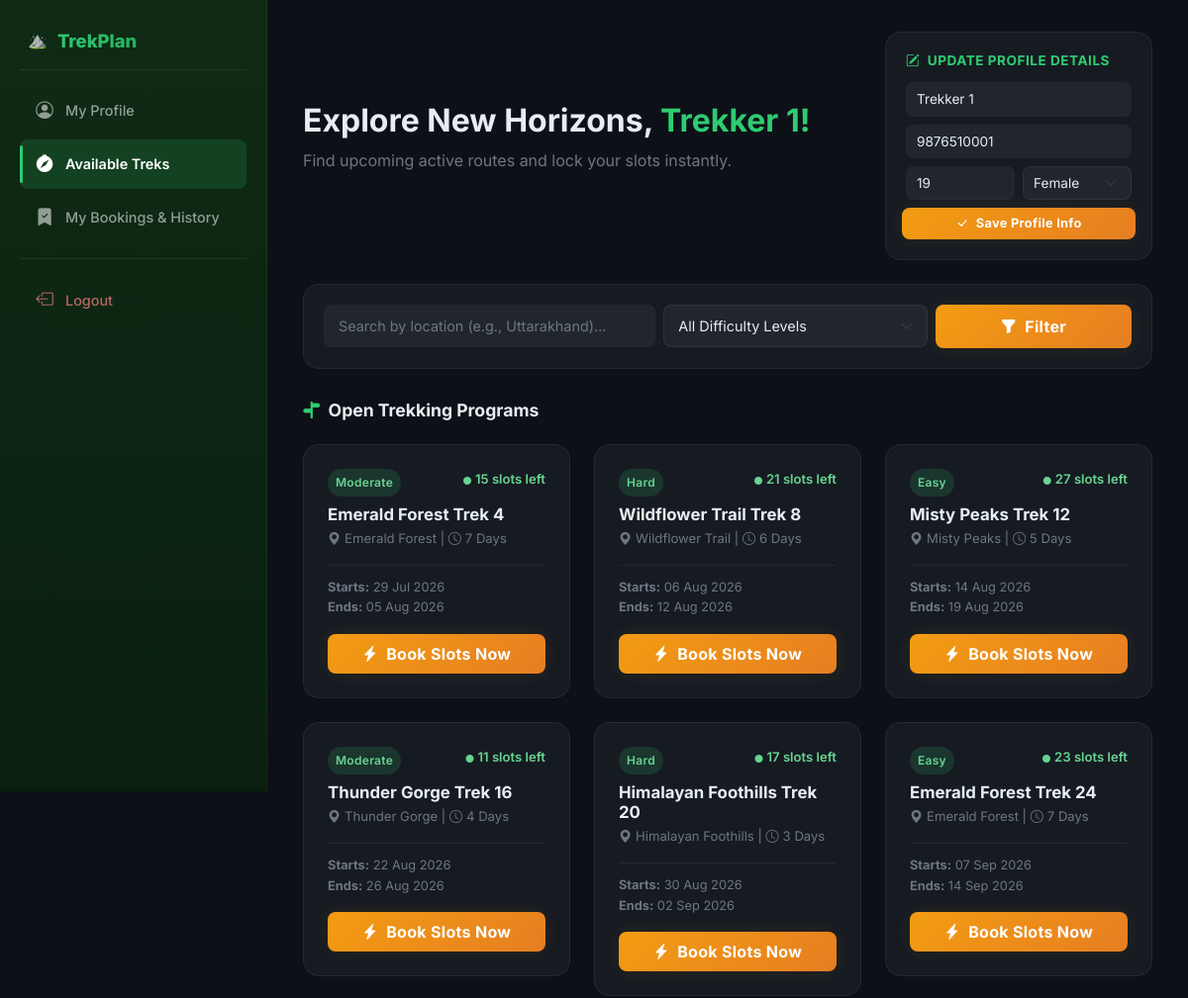
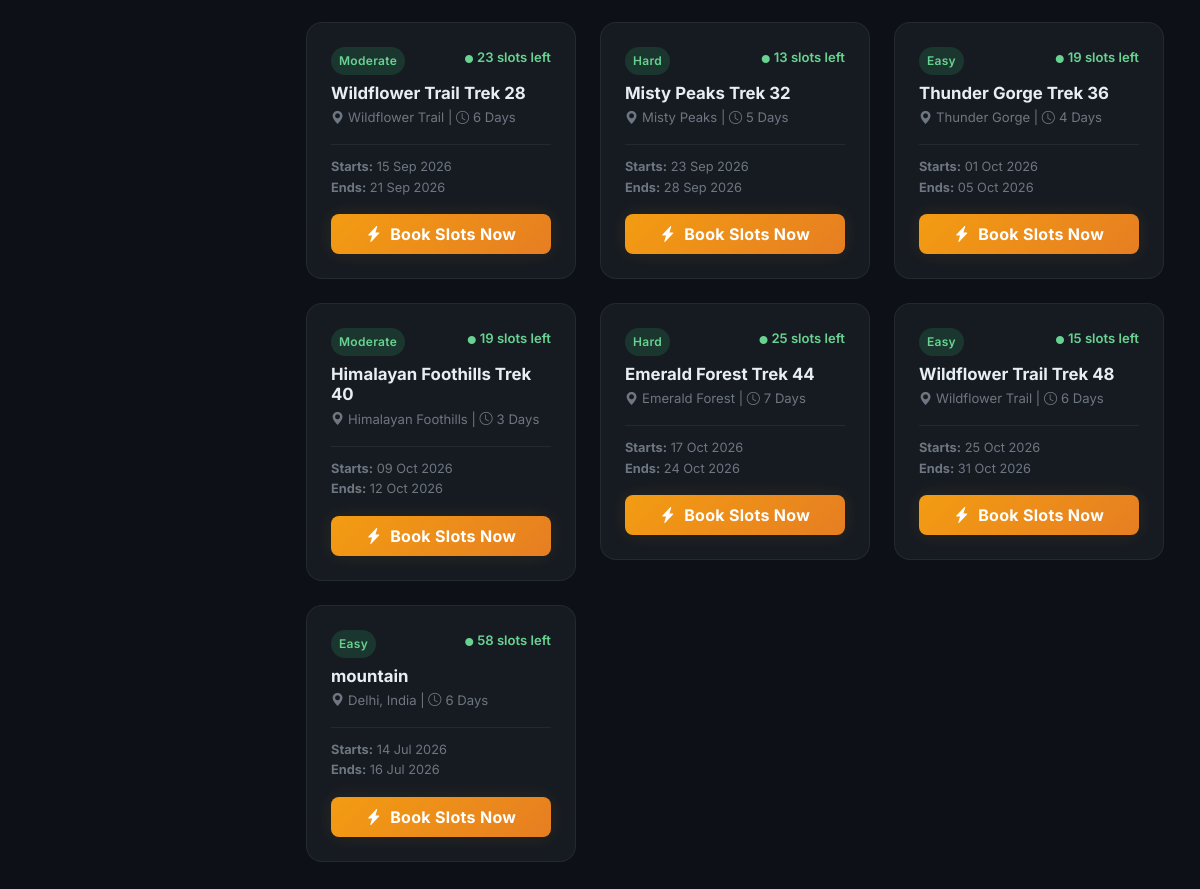
The page /user/dashboard (signed in) on the database its author committed (2 pictures, top to bottom).
### models.py (models this page shows)
class TrekkerProfile(db.Model):
    __tablename__ = 'trekker_profiles'
    id = db.Column(db.Integer, primary_key=True)
    user_id = db.Column(db.Integer, db.ForeignKey('users.id'), nullable=False, unique=True)
    name = db.Column(db.String(100), nullable=False)
    contact = db.Column(db.String(15), nullable=True)
    age = db.Column(db.Integer, nullable=True)
    gender = db.Column(db.String(10), nullable=True)
    joined_date = db.Column(db.DateTime, default=datetime.utcnow)

class Trek(db.Model):
    __tablename__ = 'treks'
    id = db.Column(db.Integer, primary_key=True)
    name = db.Column(db.String(150), nullable=False)
    location = db.Column(db.String(100), nullable=False)
    difficulty = db.Column(db.String(20), nullable=False)   # 'Easy', 'Moderate', 'Hard'
    duration = db.Column(db.Integer, nullable=False)        # In days
    total_slots = db.Column(db.Integer, nullable=False)
    available_slots = db.Column(db.Integer, nullable=False)
    start_date = db.Column(db.Date, nullable=False)
    end_date = db.Column(db.Date, nullable=False)
    status = db.Column(db.String(20), default='Pending')    # 'Pending', 'Open', 'Closed', 'Completed'
    staff_profile_id = db.Column(db.Integer, db.ForeignKey('staff_profiles.id'), nullable=True)
    bookings = db.relationship('Booking', backref='trek', lazy=True, cascade='all, delete-orphan')

### routes/user.py (the view)
@user_bp.route('/dashboard', methods=['GET', 'POST'])
def dashboard():
    trekker = get_logged_in_trekker()
    if not trekker:
        flash("Access Denied! Please login as a Trekker.", "error")
        return redirect('/auth/login')
    search_location = request.args.get('location', '')
    filter_difficulty = request.args.get('difficulty', '')
    query = Trek.query.filter_by(status='Open')
    if search_location:
        query = query.filter(Trek.location.like(f"%{search_location}%"))
    if filter_difficulty:
        query = query.filter_by(difficulty=filter_difficulty)
    available_treks = query.all()
    return render_template('user/dashboard.html', trekker=trekker, treks=available_treks,
                           search_location=search_location, filter_difficulty=filter_difficulty)

### routes/user.py (called while the page is built)
def get_logged_in_trekker():
    if 'user_id' not in session or session.get('role') != 'trekker':
        return None
    return TrekkerProfile.query.filter_by(user_id=session['user_id']).first()

### templates/user/dashboard.html (shortened to what this page needs)
{% extends 'base.html' %}
{% block extra_css %}
<link rel="stylesheet" href="{{ url_for('static', filename='css/user.css') }}">
{% endblock %}
{% block content %}
<div class="user-wrapper">
    <div class="user-sidebar">
        <div class="sidebar-brand">
            <span>⛰️</span>
            <h4>TrekPlan</h4>
        </div>
        <hr>
        <a href="{{ url_for('user.edit_profile') }}" class="nav-link">
            <i class="bi bi-person-circle"></i> My Profile
        </a>
        <a href="{{ url_for('user.dashboard') }}" class="nav-link active">
            <i class="bi bi-compass-fill"></i> Available Treks
        </a>
        <a href="{{ url_for('user.view_bookings') }}" class="nav-link">
            <i class="bi bi-bookmark-check-fill"></i> My Bookings & History
        </a>
        <hr>
        <a href="{{ url_for('auth.logout') }}" class="nav-link text-danger">
            <i class="bi bi-box-arrow-left"></i> Logout
        </a>
    </div>
    <div class="user-content">
        <div class="row align-items-center mb-4">
            <div class="col-md-8">
                <h2 class="fw-bold">Explore New Horizons, <span class="text-forest">{{ trekker.name }}!</span></h2>
                <p class="text-muted">Find upcoming active routes and lock your slots instantly.</p>
            </div>
            <div class="col-md-4">
                <div class="profile-quick-card">
                    <h6><i class="bi bi-pencil-square me-1"></i> Update Profile Details</h6>
                    <form action="{{ url_for('user.dashboard') }}" method="POST" class="row g-2">
                        <div class="col-12">
                            <input type="text" name="name" class="form-control form-control-sm" value="{{ trekker.name }}" placeholder="Full Name" required>
                        </div>
                        <div class="col-12">
                            <input type="text" name="contact" class="form-control form-control-sm" value="{{ trekker.contact }}" placeholder="Contact" required>
                        </div>
                        <div class="col-6">
                            <input type="number" name="age" class="form-control form-control-sm" value="{{ trekker.age if trekker.age else '' }}" placeholder="Age">
                        </div>
                        <div class="col-6">
                            <select name="gender" class="form-select form-select-sm">
                                <option value="Female" {% if trekker.gender == 'Female' %}selected{% endif %}>Female</option>
                            </select>
                        </div>
                        <button type="submit" class="btn btn-sm btn-adventure fw-bold mt-2">
                            <i class="bi bi-check-lg me-1"></i> Save Profile Info
                        </button>
                    </form>
                </div>
            </div>
        </div>
        <div class="filter-bar">
            <form action="{{ url_for('user.dashboard') }}" method="GET" class="row g-2 align-items-center">
                <div class="col-md-5">
                    <input type="text" name="location" class="form-control" placeholder="Search by location (e.g., Uttarakhand)..." value="{{ search_location }}">
                </div>
                <div class="col-md-4">
                    <select name="difficulty" class="form-select">
                        <option value="">All Difficulty Levels</option>
                    </select>
                </div>
                <div class="col-md-3 d-flex gap-2">
                    <button type="submit" class="btn btn-adventure w-100 fw-bold">
                        <i class="bi bi-funnel-fill me-1"></i> Filter
                    </button>
                </div>
            </form>
        </div>
        <div class="section-title">
            <i class="bi bi-signpost-split-fill"></i> Open Trekking Programs
        </div>
        <div class="row g-4">
            {% for trek in treks %}
            <div class="col-md-6 col-lg-4">
                <div class="trek-card">
                    <div class="d-flex justify-content-between align-items-start mb-2">
                        <span class="badge bg-forest p-2">{{ trek.difficulty }}</span>
                        <span style="color: #68d391; font-weight: 600; font-size: 0.82rem;"><i class="bi bi-circle-fill me-1" style="font-size: 0.5rem;"></i>{{ trek.available_slots }} slots left</span>
                    </div>
                    <h5 class="trek-name">{{ trek.name }}</h5>
                    <p class="trek-meta mb-3"><i class="bi bi-geo-alt-fill me-1"></i>{{ trek.location }} | <i class="bi bi-clock me-1"></i>{{ trek.duration }} Days</p>
                    <div class="trek-dates">
                        <small class="d-block"><strong>Starts:</strong> {{ trek.start_date.strftime('%d %b %Y') }}</small>
                        <small class="d-block"><strong>Ends:</strong> {{ trek.end_date.strftime('%d %b %Y') }}</small>
                    </div>
                    <form action="{{ url_for('user.book_trek', trek_id=trek.id) }}" method="POST">
                        <button type="submit" class="btn btn-adventure w-100 fw-bold py-2"
                                {% if trek.available_slots <= 0 %}disabled{% endif %}>
                            {% if trek.available_slots > 0 %}
                                <i class="bi bi-lightning-charge-fill me-1"></i> Book Slots Now
                            {% else %}
                                <i class="bi bi-x-circle me-1"></i> Fully Booked
                            {% endif %}
                        </button>
                    </form>
                </div>
            </div>
            {% else %}
            <div class="col-12 text-center py-5">
                <p class="text-muted fs-5">No available treks matching your active preferences right now.</p>
            </div>
            {% endfor %}
        </div>
    </div>
</div>
{% endblock %}

### templates/base.html (shortened to what this page needs)
<!doctype html>
<html lang="en">
  <head>
    <link
      href="https://cdn.jsdelivr.net/npm/bootstrap@5.3.0/dist/css/bootstrap.min.css"
      rel="stylesheet"
    />
    <link
      href="https://cdn.jsdelivr.net/npm/bootstrap-icons@1.11.0/font/bootstrap-icons.css"
      rel="stylesheet"
    />
    <link
      rel="stylesheet"
      href="{{ url_for('static', filename='css/mai.css') }}"
    />
    {% block extra_css %}{% endblock %}
  </head>
  <body>
    <main>{% block content %}{% endblock %}</main>
  </body>
</html>

### static/css/mai.css (style rules this page uses)
:root { --color-forest: #0f2b15; --color-forest-light: #1a3d24; --color-forest-mid: #245a33; --color-emerald: #2ecc71; --color-emerald-glow: rgba(46, 204, 113, 0.15); --color-amber: #f39c12; --color-amber-hover: #e67e22; --color-amber-glow: rgba(243, 156, 18, 0.2); --surface-body: #0d1117; --surface-card: #161b22; --surface-card-hover: #1c2330; --surface-elevated: #21262d; --surface-sidebar: linear-gradient(180deg, #0f2b15 0%, #0a1f0f 100%); --text-primary: #e6edf3; --text-secondary: #8b949e; --text-muted: #6e7681; --text-inverse: #0d1117; --border-default: rgba(255, 255, 255, 0.06); --border-subtle: rgba(255, 255, 255, 0.03); --shadow-sm: 0 2px 8px rgba(0, 0, 0, 0.3); --shadow-md: 0 4px 16px rgba(0, 0, 0, 0.4); --shadow-lg: 0 8px 32px rgba(0, 0, 0, 0.5); --shadow-glow-green: 0 0 20px rgba(46, 204, 113, 0.1); --shadow-glow-amber: 0 0 20px rgba(243, 156, 18, 0.1); --radius-sm: 8px; --radius-md: 12px; --radius-lg: 16px; --radius-xl: 20px; --transition-fast: 150ms cubic-bezier(0.4, 0, 0.2, 1); --transition-smooth: 300ms cubic-bezier(0.4, 0, 0.2, 1); --transition-spring: 400ms cubic-bezier(0.34, 1.56, 0.64, 1); }
*, *::before, *::after { box-sizing: border-box; }
body { background-color: var(--surface-body); font-family: "Inter", -apple-system, BlinkMacSystemFont, "Segoe UI", Roboto, sans-serif; color: var(--text-primary); line-height: 1.6; -webkit-font-smoothing: antialiased; -moz-osx-font-smoothing: grayscale; margin: 0; padding: 0; }
.text-forest { color: var(--color-emerald) !important; font-weight: 700; }
.bg-forest { background-color: var(--color-forest) !important; }
.btn-adventure { background: linear-gradient( 135deg, var(--color-amber) 0%, var(--color-amber-hover) 100% ); color: #fff; border: none; border-radius: var(--radius-sm); font-weight: 600; letter-spacing: 0.3px; padding: 10px 22px; transition: var(--transition-smooth); box-shadow: var(--shadow-glow-amber); position: relative; overflow: hidden; }
.btn-adventure::before { content: ""; position: absolute; top: 0; left: -100%; width: 100%; height: 100%; background: linear-gradient( 90deg, transparent, rgba(255, 255, 255, 0.15), transparent ); transition: var(--transition-smooth); }
.form-control, .form-select { background-color: var(--surface-elevated); border: 1px solid var(--border-default); border-radius: var(--radius-sm); color: var(--text-primary); padding: 10px 14px; font-size: 0.9rem; transition: var(--transition-fast); }
.form-control::placeholder { color: var(--text-muted); }
.form-control-sm, .form-select-sm { padding: 6px 10px; font-size: 0.85rem; }
.badge { font-weight: 600; padding: 6px 12px; font-size: 0.75rem; border-radius: 20px; letter-spacing: 0.3px; }
.badge.bg-forest { background: rgba(46, 204, 113, 0.15) !important; color: #68d391; }
.btn-sm { padding: 6px 14px; font-size: 0.8rem; border-radius: var(--radius-sm); }
.text-muted { color: var(--text-muted) !important; }
hr { border-color: var(--border-default); opacity: 1; }

### rows shown on the page
TrekkerProfile: name "Trekker 1", contact "9876510001", age "19", gender "Female"
Trek: difficulty "Moderate", available_slots "15", name "Emerald Forest Trek 4", location "Emerald Forest", duration "7", start_date "29 Jul 2026", end_date "05 Aug 2026", shows "Book Slots Now"
Trek: difficulty "Hard", available_slots "21", name "Wildflower Trail Trek 8", location "Wildflower Trail", duration "6", start_date "06 Aug 2026", end_date "12 Aug 2026", shows "Book Slots Now"
Trek: difficulty "Easy", available_slots "27", name "Misty Peaks Trek 12", location "Misty Peaks", duration "5", start_date "14 Aug 2026", end_date "19 Aug 2026", shows "Book Slots Now"
Trek: difficulty "Moderate", available_slots "11", name "Thunder Gorge Trek 16", location "Thunder Gorge", duration "4", start_date "22 Aug 2026", end_date "26 Aug 2026", shows "Book Slots Now"
Trek: difficulty "Hard", available_slots "17", name "Himalayan Foothills Trek 20", location "Himalayan Foothills", duration "3", start_date "30 Aug 2026", end_date "02 Sep 2026", shows "Book Slots Now"
Trek: difficulty "Easy", available_slots "23", name "Emerald Forest Trek 24", location "Emerald Forest", duration "7", start_date "07 Sep 2026", end_date "14 Sep 2026", shows "Book Slots Now"
Trek: difficulty "Moderate", available_slots "23", name "Wildflower Trail Trek 28", location "Wildflower Trail", duration "6", start_date "15 Sep 2026", end_date "21 Sep 2026", shows "Book Slots Now"
Trek: difficulty "Hard", available_slots "13", name "Misty Peaks Trek 32", location "Misty Peaks", duration "5", start_date "23 Sep 2026", end_date "28 Sep 2026", shows "Book Slots Now"
Trek: difficulty "Easy", available_slots "19", name "Thunder Gorge Trek 36", location "Thunder Gorge", duration "4", start_date "01 Oct 2026", end_date "05 Oct 2026", shows "Book Slots Now"
Trek: difficulty "Moderate", available_slots "19", name "Himalayan Foothills Trek 40", location "Himalayan Foothills", duration "3", start_date "09 Oct 2026", end_date "12 Oct 2026", shows "Book Slots Now"
Trek: difficulty "Hard", available_slots "25", name "Emerald Forest Trek 44", location "Emerald Forest", duration "7", start_date "17 Oct 2026", end_date "24 Oct 2026", shows "Book Slots Now"
Trek: difficulty "Easy", available_slots "15", name "Wildflower Trail Trek 48", location "Wildflower Trail", duration "6", start_date "25 Oct 2026", end_date "31 Oct 2026", shows "Book Slots Now"
Trek: difficulty "Easy", available_slots "58", name "mountain", location "Delhi, India", duration "6", start_date "14 Jul 2026", end_date "16 Jul 2026", shows "Book Slots Now"
